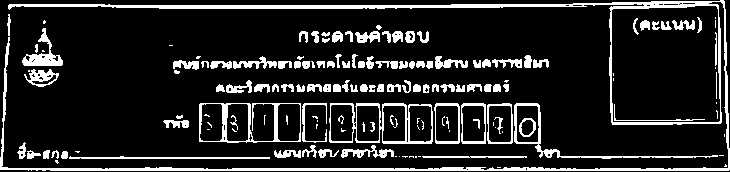
#> input picture 222.png, 730 x 172 px, found by its file name
$ python clear.py
#> lines starting #> are read from the running program, lines starting #| are printed output that depends on the picture; after the words box and inside, x2 and y2 are one past the last pixel; in counts of white or black regions, pixels touching at a corner belong together
import cv2
import numpy as np

import cv2
import numpy as np

img = cv2.imread('222.png')
#> img is the input picture: shape (172, 730, 3); 14.5% white; 152 white regions (49 under 20 px), largest, box (x1, y1, x2, y2) and area: (0, 0, 730, 171) 6362, (329, 103, 433, 144) 949, (199, 103, 301, 143) 866
kernel = np.ones((5,5),np.uint8)
dilation = cv2.dilate(img,kernel,iterations = 1)
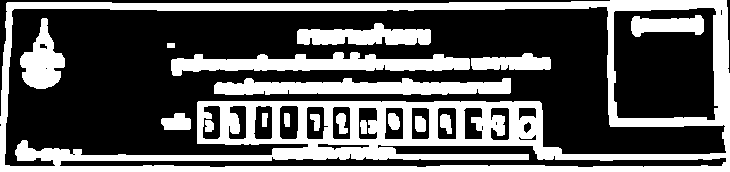
#> dilation: shape (172, 730, 3); 35.7% white; 18 white regions, largest, box (x1, y1, x2, y2) and area: (0, 0, 730, 172) 29791, (171, 52, 470, 76) 3874, (214, 78, 511, 95) 3673
cv2.imshow("asfd",dilation)
cv2.waitKey(0)
